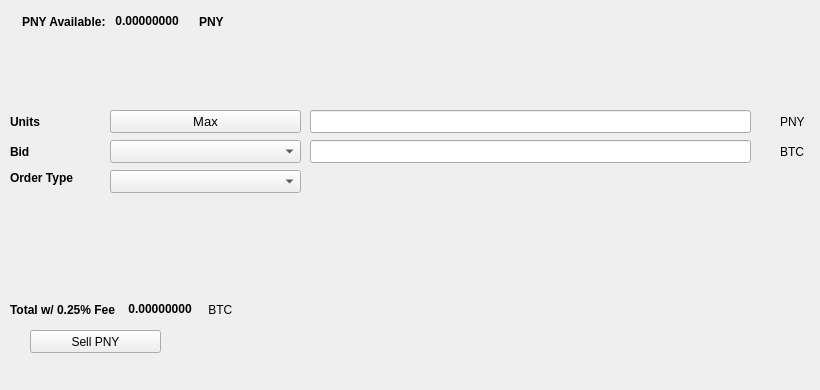
   <widget class="QWidget" name="SellTab">
    <attribute name="title">
     <string>Sell</string>
    </attribute>
    <widget class="QLabel" name="label_16">
     <property name="geometry">
      <rect>
       <x>780</x>
       <y>140</y>
       <width>31</width>
       <height>23</height>
      </rect>
     </property>
     <property name="text">
      <string>BTC</string>
     </property>
    </widget>
    <widget class="QComboBox" name="SellBidcomboBox">
     <property name="geometry">
      <rect>
       <x>110</x>
       <y>140</y>
       <width>191</width>
       <height>23</height>
      </rect>
     </property>
     <property name="font">
      <font>
       <pointsize>10</pointsize>
      </font>
     </property>
    </widget>
    <widget class="QLabel" name="label_18">
     <property name="geometry">
      <rect>
       <x>10</x>
       <y>110</y>
       <width>46</width>
       <height>23</height>
      </rect>
     </property>
     <property name="font">
      <font>
       <weight>75</weight>
       <bold>true</bold>
      </font>
     </property>
     <property name="text">
      <string>Units</string>
     </property>
    </widget>
    <widget class="QPushButton" name="Sell_Max_Amount">
     <property name="geometry">
      <rect>
       <x>110</x>
       <y>110</y>
       <width>191</width>
       <height>23</height>
      </rect>
     </property>
     <property name="font">
      <font>
       <pointsize>10</pointsize>
      </font>
     </property>
     <property name="text">
      <string>Max</string>
     </property>
    </widget>
    <widget class="QLabel" name="label_20">
     <property name="geometry">
      <rect>
       <x>10</x>
       <y>170</y>
       <width>91</width>
       <height>16</height>
      </rect>
     </property>
     <property name="font">
      <font>
       <weight>75</weight>
       <bold>true</bold>
      </font>
     </property>
     <property name="text">
      <string>Order Type</string>
     </property>
    </widget>
    <widget class="QComboBox" name="SellOrdertypeCombo">
     <property name="geometry">
      <rect>
       <x>110</x>
       <y>170</y>
       <width>191</width>
       <height>23</height>
      </rect>
     </property>
     <property name="font">
      <font>
       <pointsize>10</pointsize>
      </font>
     </property>
    </widget>
    <widget class="QLabel" name="label_21">
     <property name="geometry">
      <rect>
       <x>10</x>
       <y>140</y>
       <width>46</width>
       <height>23</height>
      </rect>
     </property>
     <property name="font">
      <font>
       <weight>75</weight>
       <bold>true</bold>
      </font>
     </property>
     <property name="text">
      <string>Bid</string>
     </property>
    </widget>
    <widget class="QLabel" name="label_22">
     <property name="geometry">
      <rect>
       <x>780</x>
       <y>110</y>
       <width>31</width>
       <height>23</height>
      </rect>
     </property>
     <property name="text">
      <string>PNY</string>
     </property>
    </widget>
    <widget class="QLineEdit" name="UnitsInputpeony">
     <property name="geometry">
      <rect>
       <x>310</x>
       <y>110</y>
       <width>441</width>
       <height>23</height>
      </rect>
     </property>
     <property name="font">
      <font>
       <pointsize>9</pointsize>
       <weight>75</weight>
       <bold>true</bold>
      </font>
     </property>
    </widget>
    <widget class="QLineEdit" name="SellBidPriceEdit">
     <property name="geometry">
      <rect>
       <x>310</x>
       <y>140</y>
       <width>441</width>
       <height>23</height>
      </rect>
     </property>
     <property name="font">
      <font>
       <pointsize>9</pointsize>
       <weight>75</weight>
       <bold>true</bold>
      </font>
     </property>
    </widget>
    <widget class="QPushButton" name="SellpeonyBTN">
     <property name="geometry">
      <rect>
       <x>30</x>
       <y>330</y>
       <width>131</width>
       <height>23</height>
      </rect>
     </property>
     <property name="text">
      <string>Sell PNY</string>
     </property>
     <property name="icon">
      <iconset resource="../peony">
       <normaloff>:/icons/bitcoin</normaloff>:/icons/bitcoin</iconset>
     </property>
    </widget>
    <widget class="QWidget" name="layoutWidget3">
     <property name="geometry">
      <rect>
       <x>22</x>
       <y>12</y>
       <width>258</width>
       <height>19</height>
      </rect>
     </property>
     <layout class="QHBoxLayout" name="horizontalLayout">
      <item>
       <widget class="QLabel" name="label232_2">
        <property name="font">
         <font>
          <weight>75</weight>
          <bold>true</bold>
         </font>
        </property>
        <property name="text">
         <string>PNY Available:</string>
        </property>
       </widget>
      </item>
      <item>
       <widget class="QLabel" name="peonyAvailableLabel">
        <property name="palette">
         <palette>
          <active>
           <colorrole role="WindowText">
            <brush brushstyle="SolidPattern">
             <color alpha="255">
              <red>0</red>
              <green>0</green>
              <blue>0</blue>
             </color>
            </brush>
           </colorrole>
           <colorrole role="Button">
            <brush brushstyle="SolidPattern">
             <color alpha="255">
              <red>0</red>
              <green>170</green>
              <blue>0</blue>
             </color>
            </brush>
           </colorrole>
           <colorrole role="Light">
            <brush brushstyle="SolidPattern">
             <color alpha="255">
              <red>0</red>
              <green>255</green>
              <blue>0</blue>
             </color>
            </brush>
           </colorrole>
           <colorrole role="Midlight">
            <brush brushstyle="SolidPattern">
             <color alpha="255">
              <red>0</red>
              <green>212</green>
              <blue>0</blue>
             </color>
            </brush>
           </colorrole>
           <colorrole role="Dark">
            <brush brushstyle="SolidPattern">
             <color alpha="255">
              <red>0</red>
              <green>85</green>
              <blue>0</blue>
             </color>
            </brush>
           </colorrole>
           <colorrole role="Mid">
            <brush brushstyle="SolidPattern">
             <color alpha="255">
              <red>0</red>
              <green>113</green>
              <blue>0</blue>
             </color>
            </brush>
           </colorrole>
           <colorrole role="Text">
            <brush brushstyle="SolidPattern">
             <color alpha="255">
              <red>0</red>
              <green>170</green>
              <blue>0</blue>
             </color>
            </brush>
           </colorrole>
           <colorrole role="BrightText">
            <brush brushstyle="SolidPattern">
             <color alpha="255">
              <red>255</red>
              <green>255</green>
              <blue>255</blue>
             </color>
            </brush>
           </colorrole>
           <colorrole role="ButtonText">
            <brush brushstyle="SolidPattern">
             <color alpha="255">
              <red>0</red>
              <green>0</green>
              <blue>0</blue>
             </color>
            </brush>
           </colorrole>
           <colorrole role="Base">
            <brush brushstyle="SolidPattern">
             <color alpha="255">
              <red>255</red>
              <green>255</green>
              <blue>255</blue>
             </color>
            </brush>
           </colorrole>
           <colorrole role="Window">
            <brush brushstyle="SolidPattern">
             <color alpha="255">
              <red>0</red>
              <green>170</green>
              <blue>0</blue>
             </color>
            </brush>
           </colorrole>
           <colorrole role="Shadow">
            <brush brushstyle="SolidPattern">
             <color alpha="255">
              <red>0</red>
              <green>0</green>
              <blue>0</blue>
             </color>
            </brush>
           </colorrole>
           <colorrole role="AlternateBase">
            <brush brushstyle="SolidPattern">
             <color alpha="255">
              <red>127</red>
              <green>212</green>
              <blue>127</blue>
             </color>
            </brush>
           </colorrole>
           <colorrole role="ToolTipBase">
            <brush brushstyle="SolidPattern">
             <color alpha="255">
              <red>255</red>
              <green>255</green>
              <blue>220</blue>
             </color>
            </brush>
           </colorrole>
           <colorrole role="ToolTipText">
            <brush brushstyle="SolidPattern">
             <color alpha="255">
              <red>0</red>
              <green>0</green>
              <blue>0</blue>
             </color>
            </brush>
           </colorrole>
          </active>
          <inactive>
           <colorrole role="WindowText">
            <brush brushstyle="SolidPattern">
             <color alpha="255">
              <red>0</red>
              <green>0</green>
              <blue>0</blue>
             </color>
            </brush>
           </colorrole>
           <colorrole role="Button">
            <brush brushstyle="SolidPattern">
             <color alpha="255">
              <red>0</red>
              <green>170</green>
              <blue>0</blue>
             </color>
            </brush>
           </colorrole>
           <colorrole role="Light">
            <brush brushstyle="SolidPattern">
             <color alpha="255">
              <red>0</red>
              <green>255</green>
              <blue>0</blue>
             </color>
            </brush>
           </colorrole>
           <colorrole role="Midlight">
            <brush brushstyle="SolidPattern">
             <color alpha="255">
              <red>0</red>
              <green>212</green>
              <blue>0</blue>
             </color>
            </brush>
           </colorrole>
           <colorrole role="Dark">
            <brush brushstyle="SolidPattern">
             <color alpha="255">
              <red>0</red>
              <green>85</green>
              <blue>0</blue>
             </color>
            </brush>
           </colorrole>
           <colorrole role="Mid">
            <brush brushstyle="SolidPattern">
             <color alpha="255">
              <red>0</red>
              <green>113</green>
              <blue>0</blue>
             </color>
            </brush>
           </colorrole>
           <colorrole role="Text">
            <brush brushstyle="SolidPattern">
             <color alpha="255">
              <red>0</red>
              <green>170</green>
              <blue>0</blue>
             </color>
            </brush>
           </colorrole>
           <colorrole role="BrightText">
            <brush brushstyle="SolidPattern">
             <color alpha="255">
              <red>255</red>
              <green>255</green>
              <blue>255</blue>
             </color>
            </brush>
           </colorrole>
           <colorrole role="ButtonText">
            <brush brushstyle="SolidPattern">
             <color alpha="255">
              <red>0</red>
              <green>0</green>
              <blue>0</blue>
             </color>
            </brush>
           </colorrole>
           <colorrole role="Base">
            <brush brushstyle="SolidPattern">
             <color alpha="255">
              <red>255</red>
              <green>255</green>
              <blue>255</blue>
             </color>
            </brush>
           </colorrole>
           <colorrole role="Window">
            <brush brushstyle="SolidPattern">
             <color alpha="255">
              <red>0</red>
              <green>170</green>
              <blue>0</blue>
             </color>
            </brush>
           </colorrole>
           <colorrole role="Shadow">
            <brush brushstyle="SolidPattern">
             <color alpha="255">
              <red>0</red>
              <green>0</green>
              <blue>0</blue>
             </color>
            </brush>
           </colorrole>
           <colorrole role="AlternateBase">
            <brush brushstyle="SolidPattern">
             <color alpha="255">
              <red>127</red>
              <green>212</green>
              <blue>127</blue>
             </color>
            </brush>
           </colorrole>
           <colorrole role="ToolTipBase">
            <brush brushstyle="SolidPattern">
             <color alpha="255">
              <red>255</red>
              <green>255</green>
              <blue>220</blue>
             </color>
            </brush>
           </colorrole>
           <colorrole role="ToolTipText">
            <brush brushstyle="SolidPattern">
             <color alpha="255">
              <red>0</red>
              <green>0</green>
              <blue>0</blue>
             </color>
            </brush>
           </colorrole>
          </inactive>
          <disabled>
           <colorrole role="WindowText">
            <brush brushstyle="SolidPattern">
             <color alpha="255">
              <red>0</red>
              <green>85</green>
              <blue>0</blue>
             </color>
            </brush>
           </colorrole>
           <colorrole role="Button">
            <brush brushstyle="SolidPattern">
             <color alpha="255">
              <red>0</red>
              <green>170</green>
              <blue>0</blue>
             </color>
            </brush>
           </colorrole>
           <colorrole role="Light">
            <brush brushstyle="SolidPattern">
             <color alpha="255">
              <red>0</red>
              <green>255</green>
              <blue>0</blue>
             </color>
            </brush>
           </colorrole>
           <colorrole role="Midlight">
            <brush brushstyle="SolidPattern">
             <color alpha="255">
              <red>0</red>
              <green>212</green>
              <blue>0</blue>
             </color>
            </brush>
           </colorrole>
           <colorrole role="Dark">
            <brush brushstyle="SolidPattern">
             <color alpha="255">
              <red>0</red>
              <green>85</green>
              <blue>0</blue>
             </color>
            </brush>
           </colorrole>
           <colorrole role="Mid">
            <brush brushstyle="SolidPattern">
             <color alpha="255">
              <red>0</red>
              <green>113</green>
              <blue>0</blue>
             </color>
            </brush>
           </colorrole>
           <colorrole role="Text">
            <brush brushstyle="SolidPattern">
             <color alpha="255">
              <red>0</red>
              <green>85</green>
              <blue>0</blue>
             </color>
            </brush>
           </colorrole>
           <colorrole role="BrightText">
            <brush brushstyle="SolidPattern">
             <color alpha="255">
              <red>255</red>
              <green>255</green>
              <blue>255</blue>
             </color>
            </brush>
           </colorrole>
           <colorrole role="ButtonText">
            <brush brushstyle="SolidPattern">
             <color alpha="255">
              <red>0</red>
              <green>85</green>
              <blue>0</blue>
             </color>
            </brush>
           </colorrole>
           <colorrole role="Base">
            <brush brushstyle="SolidPattern">
             <color alpha="255">
              <red>0</red>
              <green>170</green>
              <blue>0</blue>
             </color>
            </brush>
           </colorrole>
           <colorrole role="Window">
            <brush brushstyle="SolidPattern">
             <color alpha="255">
              <red>0</red>
              <green>170</green>
              <blue>0</blue>
             </color>
            </brush>
           </colorrole>
           <colorrole role="Shadow">
            <brush brushstyle="SolidPattern">
             <color alpha="255">
              <red>0</red>
              <green>0</green>
              <blue>0</blue>
             </color>
            </brush>
           </colorrole>
           <colorrole role="AlternateBase">
            <brush brushstyle="SolidPattern">
             <color alpha="255">
              <red>0</red>
              <green>170</green>
              <blue>0</blue>
             </color>
            </brush>
           </colorrole>
           <colorrole role="ToolTipBase">
            <brush brushstyle="SolidPattern">
             <color alpha="255">
              <red>255</red>
              <green>255</green>
              <blue>220</blue>
             </color>
            </brush>
           </colorrole>
           <colorrole role="ToolTipText">
            <brush brushstyle="SolidPattern">
             <color alpha="255">
              <red>0</red>
              <green>0</green>
              <blue>0</blue>
             </color>
            </brush>
           </colorrole>
          </disabled>
         </palette>
        </property>
        <property name="font">
         <font>
          <weight>75</weight>
          <bold>true</bold>
         </font>
        </property>
        <property name="text">
         <string> 0.00000000 </string>
        </property>
        <property name="textInteractionFlags">
         <set>Qt::LinksAccessibleByMouse|Qt::TextSelectableByKeyboard|Qt::TextSelectableByMouse</set>
        </property>
       </widget>
      </item>
      <item>
       <widget class="QLabel" name="labelpeony">
        <property name="font">
         <font>
          <weight>75</weight>
          <bold>true</bold>
         </font>
        </property>
        <property name="text">
         <string>PNY</string>
        </property>
       </widget>
      </item>
     </layout>
    </widget>
    <widget class="QWidget" name="layoutWidget">
     <property name="geometry">
      <rect>
       <x>10</x>
       <y>300</y>
       <width>268</width>
       <height>19</height>
      </rect>
     </property>
     <layout class="QHBoxLayout" name="horizontalLayout_2">
      <item>
       <widget class="QLabel" name="label_19">
        <property name="font">
         <font>
          <weight>75</weight>
          <bold>true</bold>
         </font>
        </property>
        <property name="text">
         <string>Total w/ 0.25% Fee </string>
        </property>
       </widget>
      </item>
      <item>
       <widget class="QLabel" name="SellCostLabel">
        <property name="palette">
         <palette>
          <active>
           <colorrole role="WindowText">
            <brush brushstyle="SolidPattern">
             <color alpha="255">
              <red>0</red>
              <green>0</green>
              <blue>0</blue>
             </color>
            </brush>
           </colorrole>
           <colorrole role="Button">
            <brush brushstyle="SolidPattern">
             <color alpha="255">
              <red>0</red>
              <green>170</green>
              <blue>0</blue>
             </color>
            </brush>
           </colorrole>
           <colorrole role="Light">
            <brush brushstyle="SolidPattern">
             <color alpha="255">
              <red>0</red>
              <green>255</green>
              <blue>0</blue>
             </color>
            </brush>
           </colorrole>
           <colorrole role="Midlight">
            <brush brushstyle="SolidPattern">
             <color alpha="255">
              <red>0</red>
              <green>212</green>
              <blue>0</blue>
             </color>
            </brush>
           </colorrole>
           <colorrole role="Dark">
            <brush brushstyle="SolidPattern">
             <color alpha="255">
              <red>0</red>
              <green>85</green>
              <blue>0</blue>
             </color>
            </brush>
           </colorrole>
           <colorrole role="Mid">
            <brush brushstyle="SolidPattern">
             <color alpha="255">
              <red>0</red>
              <green>113</green>
              <blue>0</blue>
             </color>
            </brush>
           </colorrole>
           <colorrole role="Text">
            <brush brushstyle="SolidPattern">
             <color alpha="255">
              <red>0</red>
              <green>170</green>
              <blue>0</blue>
             </color>
            </brush>
           </colorrole>
           <colorrole role="BrightText">
            <brush brushstyle="SolidPattern">
             <color alpha="255">
              <red>255</red>
              <green>255</green>
              <blue>255</blue>
             </color>
            </brush>
           </colorrole>
           <colorrole role="ButtonText">
            <brush brushstyle="SolidPattern">
             <color alpha="255">
              <red>0</red>
              <green>0</green>
              <blue>0</blue>
             </color>
            </brush>
           </colorrole>
           <colorrole role="Base">
            <brush brushstyle="SolidPattern">
             <color alpha="255">
              <red>255</red>
              <green>255</green>
              <blue>255</blue>
             </color>
            </brush>
           </colorrole>
           <colorrole role="Window">
            <brush brushstyle="SolidPattern">
             <color alpha="255">
              <red>0</red>
              <green>170</green>
              <blue>0</blue>
             </color>
            </brush>
           </colorrole>
           <colorrole role="Shadow">
            <brush brushstyle="SolidPattern">
             <color alpha="255">
              <red>0</red>
              <green>0</green>
              <blue>0</blue>
             </color>
            </brush>
           </colorrole>
           <colorrole role="AlternateBase">
            <brush brushstyle="SolidPattern">
             <color alpha="255">
              <red>127</red>
              <green>212</green>
              <blue>127</blue>
             </color>
            </brush>
           </colorrole>
           <colorrole role="ToolTipBase">
            <brush brushstyle="SolidPattern">
             <color alpha="255">
              <red>255</red>
              <green>255</green>
              <blue>220</blue>
             </color>
            </brush>
           </colorrole>
           <colorrole role="ToolTipText">
            <brush brushstyle="SolidPattern">
             <color alpha="255">
              <red>0</red>
              <green>0</green>
              <blue>0</blue>
             </color>
            </brush>
           </colorrole>
          </active>
          <inactive>
           <colorrole role="WindowText">
            <brush brushstyle="SolidPattern">
             <color alpha="255">
              <red>0</red>
              <green>0</green>
              <blue>0</blue>
             </color>
            </brush>
           </colorrole>
           <colorrole role="Button">
            <brush brushstyle="SolidPattern">
             <color alpha="255">
              <red>0</red>
              <green>170</green>
              <blue>0</blue>
             </color>
            </brush>
           </colorrole>
           <colorrole role="Light">
            <brush brushstyle="SolidPattern">
             <color alpha="255">
              <red>0</red>
              <green>255</green>
              <blue>0</blue>
             </color>
            </brush>
           </colorrole>
           <colorrole role="Midlight">
            <brush brushstyle="SolidPattern">
             <color alpha="255">
              <red>0</red>
              <green>212</green>
              <blue>0</blue>
             </color>
            </brush>
           </colorrole>
           <colorrole role="Dark">
            <brush brushstyle="SolidPattern">
             <color alpha="255">
              <red>0</red>
              <green>85</green>
              <blue>0</blue>
             </color>
            </brush>
           </colorrole>
           <colorrole role="Mid">
            <brush brushstyle="SolidPattern">
             <color alpha="255">
              <red>0</red>
              <green>113</green>
              <blue>0</blue>
             </color>
            </brush>
           </colorrole>
           <colorrole role="Text">
            <brush brushstyle="SolidPattern">
             <color alpha="255">
              <red>0</red>
              <green>170</green>
              <blue>0</blue>
             </color>
            </brush>
           </colorrole>
           <colorrole role="BrightText">
            <brush brushstyle="SolidPattern">
             <color alpha="255">
              <red>255</red>
              <green>255</green>
              <blue>255</blue>
             </color>
            </brush>
           </colorrole>
           <colorrole role="ButtonText">
            <brush brushstyle="SolidPattern">
             <color alpha="255">
              <red>0</red>
              <green>0</green>
              <blue>0</blue>
             </color>
            </brush>
           </colorrole>
           <colorrole role="Base">
            <brush brushstyle="SolidPattern">
             <color alpha="255">
              <red>255</red>
              <green>255</green>
              <blue>255</blue>
             </color>
            </brush>
           </colorrole>
           <colorrole role="Window">
            <brush brushstyle="SolidPattern">
             <color alpha="255">
              <red>0</red>
              <green>170</green>
              <blue>0</blue>
             </color>
            </brush>
           </colorrole>
           <colorrole role="Shadow">
            <brush brushstyle="SolidPattern">
             <color alpha="255">
              <red>0</red>
              <green>0</green>
              <blue>0</blue>
             </color>
            </brush>
           </colorrole>
           <colorrole role="AlternateBase">
            <brush brushstyle="SolidPattern">
             <color alpha="255">
              <red>127</red>
              <green>212</green>
              <blue>127</blue>
             </color>
            </brush>
           </colorrole>
           <colorrole role="ToolTipBase">
            <brush brushstyle="SolidPattern">
             <color alpha="255">
              <red>255</red>
              <green>255</green>
              <blue>220</blue>
             </color>
            </brush>
           </colorrole>
           <colorrole role="ToolTipText">
            <brush brushstyle="SolidPattern">
             <color alpha="255">
              <red>0</red>
              <green>0</green>
              <blue>0</blue>
             </color>
            </brush>
           </colorrole>
          </inactive>
          <disabled>
           <colorrole role="WindowText">
            <brush brushstyle="SolidPattern">
             <color alpha="255">
              <red>0</red>
              <green>85</green>
              <blue>0</blue>
             </color>
            </brush>
           </colorrole>
           <colorrole role="Button">
            <brush brushstyle="SolidPattern">
             <color alpha="255">
              <red>0</red>
              <green>170</green>
              <blue>0</blue>
             </color>
            </brush>
           </colorrole>
           <colorrole role="Light">
            <brush brushstyle="SolidPattern">
             <color alpha="255">
              <red>0</red>
              <green>255</green>
              <blue>0</blue>
             </color>
            </brush>
           </colorrole>
           <colorrole role="Midlight">
            <brush brushstyle="SolidPattern">
             <color alpha="255">
              <red>0</red>
              <green>212</green>
              <blue>0</blue>
             </color>
            </brush>
           </colorrole>
           <colorrole role="Dark">
            <brush brushstyle="SolidPattern">
             <color alpha="255">
              <red>0</red>
              <green>85</green>
              <blue>0</blue>
             </color>
            </brush>
           </colorrole>
           <colorrole role="Mid">
            <brush brushstyle="SolidPattern">
             <color alpha="255">
              <red>0</red>
              <green>113</green>
              <blue>0</blue>
             </color>
            </brush>
           </colorrole>
           <colorrole role="Text">
            <brush brushstyle="SolidPattern">
             <color alpha="255">
              <red>0</red>
              <green>85</green>
              <blue>0</blue>
             </color>
            </brush>
           </colorrole>
           <colorrole role="BrightText">
            <brush brushstyle="SolidPattern">
             <color alpha="255">
              <red>255</red>
              <green>255</green>
              <blue>255</blue>
             </color>
            </brush>
           </colorrole>
           <colorrole role="ButtonText">
            <brush brushstyle="SolidPattern">
             <color alpha="255">
              <red>0</red>
              <green>85</green>
              <blue>0</blue>
             </color>
            </brush>
           </colorrole>
           <colorrole role="Base">
            <brush brushstyle="SolidPattern">
             <color alpha="255">
              <red>0</red>
              <green>170</green>
              <blue>0</blue>
             </color>
            </brush>
           </colorrole>
           <colorrole role="Window">
            <brush brushstyle="SolidPattern">
             <color alpha="255">
              <red>0</red>
              <green>170</green>
              <blue>0</blue>
             </color>
            </brush>
           </colorrole>
           <colorrole role="Shadow">
            <brush brushstyle="SolidPattern">
             <color alpha="255">
              <red>0</red>
              <green>0</green>
              <blue>0</blue>
             </color>
            </brush>
           </colorrole>
           <colorrole role="AlternateBase">
            <brush brushstyle="SolidPattern">
             <color alpha="255">
              <red>0</red>
              <green>170</green>
              <blue>0</blue>
             </color>
            </brush>
           </colorrole>
           <colorrole role="ToolTipBase">
            <brush brushstyle="SolidPattern">
             <color alpha="255">
              <red>255</red>
              <green>255</green>
              <blue>220</blue>
             </color>
            </brush>
           </colorrole>
           <colorrole role="ToolTipText">
            <brush brushstyle="SolidPattern">
             <color alpha="255">
              <red>0</red>
              <green>0</green>
              <blue>0</blue>
             </color>
            </brush>
           </colorrole>
          </disabled>
         </palette>
        </property>
        <property name="font">
         <font>
          <weight>75</weight>
          <bold>true</bold>
         </font>
        </property>
        <property name="autoFillBackground">
         <bool>false</bool>
        </property>
        <property name="text">
         <string> 0.00000000</string>
        </property>
        <property name="textInteractionFlags">
         <set>Qt::LinksAccessibleByMouse|Qt::TextSelectableByMouse</set>
        </property>
       </widget>
      </item>
      <item>
       <widget class="QLabel" name="label_17">
        <property name="font">
         <font>
          <weight>50</weight>
          <bold>false</bold>
         </font>
        </property>
        <property name="text">
         <string> BTC</string>
        </property>
       </widget>
      </item>
     </layout>
    </widget>
    <widget class="QLabel" name="label_23">
     <property name="geometry">
      <rect>
       <x>460</x>
       <y>300</y>
       <width>281</width>
       <height>81</height>
      </rect>
     </property>
     <property name="text">
      <string/>
     </property>
     <property name="pixmap">
      <pixmap>:/images/bittrex</pixmap>
     </property>
    </widget>
   </widget>
